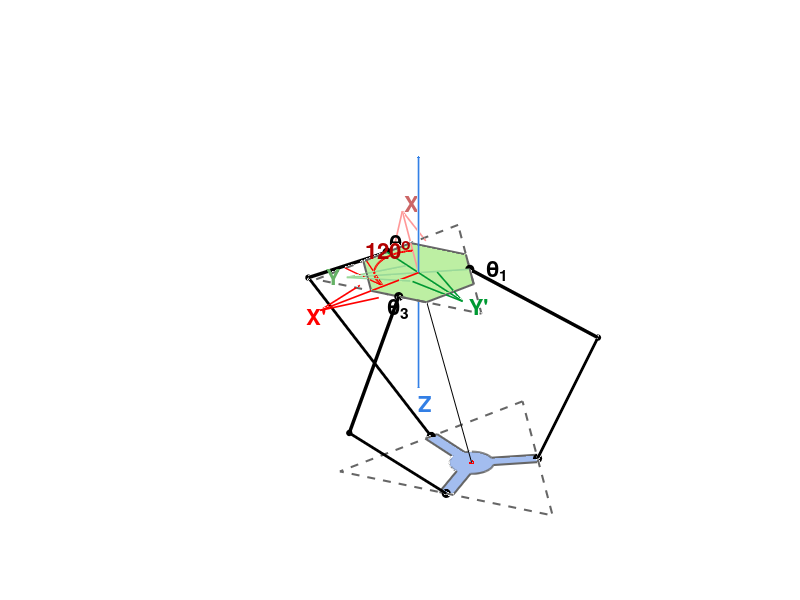

MATLAB code for this plot:
% =========================================================================
% Script MATLAB: Skematik Robot Delta (Sumbu Original RGB & Pelat Custom)
% =========================================================================

clear; clc; close all;

figure('Color', 'w', 'Name', 'Delta Robot Kinematics - Original Axes', 'Position', [100, 100, 850, 650]);
hold on; axis equal; axis off;
view([-25, 35]); % Sudut pandang 3D
camzoom(1.6);   % Ukuran gambar keseluruhan diperbesar

%% 0. DEFINISI WARNA PELAT FISIK
c_base = [123, 224, 72] / 255;  % #7BE048 (Hijau Terang) untuk segi enam
c_plat = [72, 123, 224] / 255;  % #487BE0 (Biru) untuk platform 

%% 1. PARAMETER GEOMETRI 
R_base_vert = 3.5;    
R_plat_vert = 4.5;    
L_upper     = 4.375;  

Z_plat = -7.5;        
Z_drop = -3.0;        
P0 = [1.5, -1.0, Z_plat]; 

sudut_vert = [30, 150, 270]; 

%% 2. MENGHITUNG KOORDINAT TITIK
B_vert = zeros(3, 3); 
P_vert = zeros(3, 3);
B_mid = zeros(3, 3);
P_mid = zeros(3, 3);
E = zeros(3, 3);

for i = 1:3
    B_vert(i, :) = [R_base_vert*cosd(sudut_vert(i)), R_base_vert*sind(sudut_vert(i)), 0];
    P_vert(i, :) = P0 + [R_plat_vert*cosd(sudut_vert(i)), R_plat_vert*sind(sudut_vert(i)), 0];
end

B_mid(1, :) = (B_vert(3, :) + B_vert(1, :)) / 2; % Theta 1 (330 deg)
B_mid(2, :) = (B_vert(1, :) + B_vert(2, :)) / 2; % Theta 2 (90 deg)
B_mid(3, :) = (B_vert(2, :) + B_vert(3, :)) / 2; % Theta 3 (210 deg)

P_mid(1, :) = (P_vert(3, :) + P_vert(1, :)) / 2;
P_mid(2, :) = (P_vert(1, :) + P_vert(2, :)) / 2;
P_mid(3, :) = (P_vert(2, :) + P_vert(3, :)) / 2;

sudut_joint = [330, 90, 210];
for i=1:3
    E(i, :) = B_mid(i, :) + [L_upper*cosd(sudut_joint(i)), L_upper*sind(sudut_joint(i)), Z_drop];
end

% KOORDINAT SEGI ENAM ROTASI & MEPET SISI
hex_sudut = 0:60:300; 
R_hex = (R_base_vert * cosd(60)) / cosd(30); 

Hex_base = zeros(6, 3);
for i = 1:6
    Hex_base(i, :) = [R_hex*cosd(hex_sudut(i)), R_hex*sind(hex_sudut(i)), 0];
end

%% 3. MENGGAMBAR FISIK ROBOT
warna_garis_frame = [0.4 0.4 0.4];

% Gambar Basis: Segi Enam (Hijau Terang)
fill3(Hex_base(:,1), Hex_base(:,2), Hex_base(:,3), c_base, 'FaceAlpha', 0.5, 'EdgeColor', [0.4 0.4 0.4], 'LineWidth', 1.5);

% Segitiga Basis & Platform (Dashed)
plot3([B_vert(:,1); B_vert(1,1)], [B_vert(:,2); B_vert(1,2)], [B_vert(:,3); B_vert(1,3)], ...
      '--', 'Color', warna_garis_frame, 'LineWidth', 1.5);
plot3([P_vert(:,1); P_vert(1,1)], [P_vert(:,2); P_vert(1,2)], [P_vert(:,3); P_vert(1,3)], ...
      '--', 'Color', warna_garis_frame, 'LineWidth', 1.5);

% ALGORITMA CONTINUOUS PERIMETER 2D PLATFORM BAWAH
R_joint = R_plat_vert * cosd(60);   
R_circ = R_joint / 3; 
w_spoke = 0.5;        
theta_int = asind((w_spoke/2) / R_circ); 

X_poly = []; Y_poly = [];
sudut_spoke_urutan = [90, 210, 330]; 

for i = 1:3
    alpha = sudut_spoke_urutan(i);
    if i == 1
        alpha_prev = sudut_spoke_urutan(3) - 360; 
    else
        alpha_prev = sudut_spoke_urutan(i-1);
    end
    
    t_arc = linspace(alpha_prev + theta_int, alpha - theta_int, 30);
    X_poly = [X_poly, P0(1) + R_circ*cosd(t_arc)];
    Y_poly = [Y_poly, P0(2) + R_circ*sind(t_arc)];
    
    tip_R_x = P0(1) + R_joint*cosd(alpha) + (w_spoke/2)*cosd(alpha-90);
    tip_R_y = P0(2) + R_joint*sind(alpha) + (w_spoke/2)*sind(alpha-90);
    tip_L_x = P0(1) + R_joint*cosd(alpha) + (w_spoke/2)*cosd(alpha+90);
    tip_L_y = P0(2) + R_joint*sind(alpha) + (w_spoke/2)*sind(alpha+90);
    
    X_poly = [X_poly, tip_R_x, tip_L_x];
    Y_poly = [Y_poly, tip_R_y, tip_L_y];
end
Z_poly = P0(3) * ones(size(X_poly));

% Pelat Bawah (Biru)
fill3(X_poly, Y_poly, Z_poly, c_plat, 'FaceAlpha', 0.5, 'EdgeColor', [0.4 0.4 0.4], 'LineWidth', 1.5);

% Garis konstruksi vertikal pusat O ke P0
plot3([0, P0(1)], [0, P0(2)], [0, P0(3)], 'k-', 'LineWidth', 0.5);
plot3(P0(1), P0(2), P0(3), 'r.', 'MarkerSize', 12);

% Lengan Robot
for i = 1:3
    plot3([B_mid(i,1), E(i,1)], [B_mid(i,2), E(i,2)], [B_mid(i,3), E(i,3)], 'k', 'LineWidth', 2.5);
    plot3([E(i,1), P_mid(i,1)], [E(i,2), P_mid(i,2)], [E(i,3), P_mid(i,3)], 'k', 'LineWidth', 2);
    plot3(B_mid(i,1), B_mid(i,2), B_mid(i,3), 'ko', 'MarkerFaceColor', 'k', 'MarkerSize', 6);
    plot3(E(i,1), E(i,2), E(i,3), 'ko', 'MarkerFaceColor', 'k', 'MarkerSize', 4);
    plot3(P_mid(i,1), P_mid(i,2), P_mid(i,3), 'ko', 'MarkerFaceColor', 'k', 'MarkerSize', 6);
end

%% 4. PLOT SUMBU KOORDINAT (KEMBALI KE WARNA ORIGINAL)
O = [0, 0, 0];
faktor_panjang = 0.80; 
lw_vec = 1.2; 

vektor_Yp_asli = B_vert(3, :) - B_mid(2, :);
vektor_Yp_pendek = vektor_Yp_asli * faktor_panjang;
L_axis = norm(vektor_Yp_pendek); 

% =======================================================
% SUMBU Z (Biru Solid Original)
% =======================================================
L_z_half = 4.5; 
warna_Z = [0.2, 0.5, 0.9];
quiver3(0, 0, L_z_half, 0, 0, -2*L_z_half, 0, 'Color', warna_Z, ...
        'LineWidth', lw_vec, 'MaxHeadSize', 0.2, 'LineStyle', '-', 'Marker', '.');
text(0, 0, -L_z_half - 0.6, 'Z', 'Color', warna_Z, 'FontSize', 16, 'FontWeight', 'bold');

% =======================================================
% SUMBU Y' (Hijau Solid Original)
% =======================================================
titik_ujung_Yp = B_mid(2, :) + vektor_Yp_pendek;
warna_Yp_solid = [0, 0.6, 0.2]; 
quiver3(B_mid(2,1), B_mid(2,2), B_mid(2,3), ...
        vektor_Yp_pendek(1), vektor_Yp_pendek(2), vektor_Yp_pendek(3), 0, ...
        'Color', warna_Yp_solid, 'LineWidth', lw_vec, 'MaxHeadSize', 0.3, 'LineStyle', '-', 'Marker', '.');
text(titik_ujung_Yp(1), titik_ujung_Yp(2) - 0.4, titik_ujung_Yp(3), 'Y''', ...
     'Color', warna_Yp_solid, 'FontSize', 16, 'FontWeight', 'bold');

% =======================================================
% SUMBU Y (Hijau Transparan/Pudar Original)
% =======================================================
vektor_Y_asli = B_vert(2, :) - B_mid(1, :);
vektor_Y_pendek = vektor_Y_asli * faktor_panjang;
titik_ujung_Y = B_mid(1, :) + vektor_Y_pendek;
warna_Y_transparan = [0.6, 0.85, 0.6]; 
warna_Y_teks = [0.4, 0.7, 0.4]; 
quiver3(B_mid(1,1), B_mid(1,2), B_mid(1,3), ...
        vektor_Y_pendek(1), vektor_Y_pendek(2), vektor_Y_pendek(3), 0, ...
        'Color', warna_Y_transparan, 'LineWidth', lw_vec, 'MaxHeadSize', 0.3, 'LineStyle', '-', 'Marker', '.');
text(titik_ujung_Y(1) - 0.5, titik_ujung_Y(2) + 0.5, titik_ujung_Y(3), 'Y', ...
     'Color', warna_Y_teks, 'FontSize', 16, 'FontWeight', 'bold');

% =======================================================
% SUMBU X' (Merah Solid Original)
% =======================================================
vXp_dir = [cosd(180), sind(180), 0];
warna_Xp_solid = [1, 0, 0]; 
quiver3(O(1), O(2), O(3), ...
        L_axis*vXp_dir(1), L_axis*vXp_dir(2), 0, 0, ...
        'Color', warna_Xp_solid, 'LineWidth', lw_vec, 'MaxHeadSize', 0.3, 'LineStyle', '-', 'Marker', '.');
text(L_axis*vXp_dir(1) - 0.6, L_axis*vXp_dir(2), 0, 'X''', ...
     'Color', warna_Xp_solid, 'FontSize', 16, 'FontWeight', 'bold');

% =======================================================
% SUMBU X (Merah Transparan/Pudar Original)
% =======================================================
vX_dir = [cosd(60), sind(60), 0];
warna_X_transparan = [1, 0.6, 0.6]; 
warna_X_teks = [0.8, 0.4, 0.4]; 
quiver3(O(1), O(2), O(3), ...
        L_axis*vX_dir(1), L_axis*vX_dir(2), 0, 0, ...
        'Color', warna_X_transparan, 'LineWidth', lw_vec, 'MaxHeadSize', 0.3, 'LineStyle', '-', 'Marker', '.');
text(L_axis*vX_dir(1) + 0.4, L_axis*vX_dir(2) + 0.4, 0, 'X', ...
     'Color', warna_X_teks, 'FontSize', 16, 'FontWeight', 'bold');

% Label Pusat Koordinat O
text(0.3, 0.3, -0.3, 'O', 'Color', [0.4 0.4 0.4], 'FontSize', 14, 'FontWeight', 'bold');

%% 5. BUSUR PANAH ROTASI 120 DERAJAT (Merah Original)
t_arc = linspace(60, 180, 50);
arc_r = 1.5; 
plot3(arc_r*cosd(t_arc), arc_r*sind(t_arc), zeros(1,50), 'r-', 'LineWidth', 1.5);

quiver3(arc_r*cosd(170), arc_r*sind(170), 0, ...
        arc_r*(cosd(180)-cosd(170)), arc_r*(sind(180)-sind(170)), 0, ...
        0, 'Color', 'r', 'MaxHeadSize', 4, 'LineWidth', 1.0);
text(arc_r*cosd(120)*1.3, arc_r*sind(120)*1.3, 0.5, '120^o', 'Color', [0.7 0 0], 'FontSize', 16, 'FontWeight', 'bold');

%% 6. ANOTASI LABEL THETA
text(B_mid(1,1)+0.4, B_mid(1,2)-0.4, B_mid(1,3), '\theta_1', 'FontSize', 16, 'FontWeight', 'bold', 'Color', 'k');
text(B_mid(2,1)+0.4, B_mid(2,2)+0.4, B_mid(2,3), '\theta_2', 'FontSize', 16, 'FontWeight', 'bold', 'Color', 'k');
text(B_mid(3,1)-0.8, B_mid(3,2)-0.4, B_mid(3,3), '\theta_3', 'FontSize', 16, 'FontWeight', 'bold', 'Color', 'k');

hold off;
